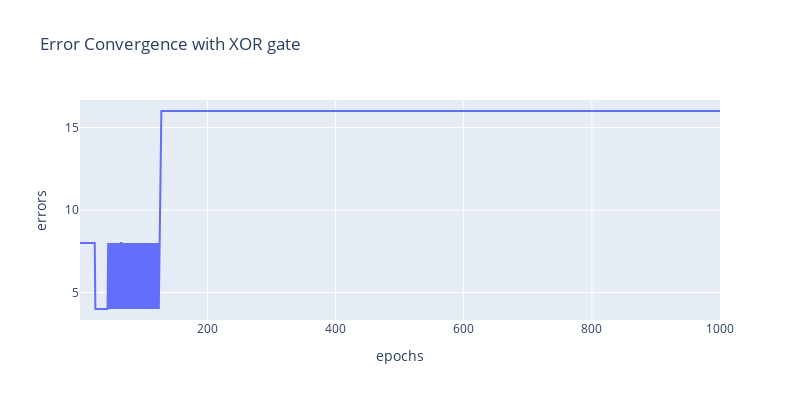

The code cell stored with this chart in its notebook:
### Code cell
# plot the error values for XOR gate with Bi-Polar Step function
plot_graph(errors, 'Error Convergence with XOR gate')

### Figure 1 — Plotly figure (JSON) as saved in the notebook; plotly's stock layout.template omitted (floating-point values rounded to 4 significant figures; data arrays with more than 128 entries replaced by an {"elided": "..."} marker saying what was removed)
{"data": [{"hovertemplate": "epochs=%{x}<br>errors=%{y}<extra></extra>", "legendgroup": "", "line": {"color": "#636efa", "dash": "solid"}, "marker": {"symbol": "circle"}, "mode": "lines", "name": "", "orientation": "v", "showlegend": false, "type": "scatter", "x": {"elided": "1000 int values"}, "xaxis": "x", "y": {"elided": "1000 int values"}, "yaxis": "y"}], "layout": {"height": 400, "legend": {"tracegroupgap": 0}, "title": {"text": "Error Convergence with XOR gate"}, "width": 800, "xaxis": {"anchor": "y", "domain": [0, 1], "title": {"text": "epochs"}}, "yaxis": {"anchor": "x", "domain": [0, 1], "title": {"text": "errors"}}}}
